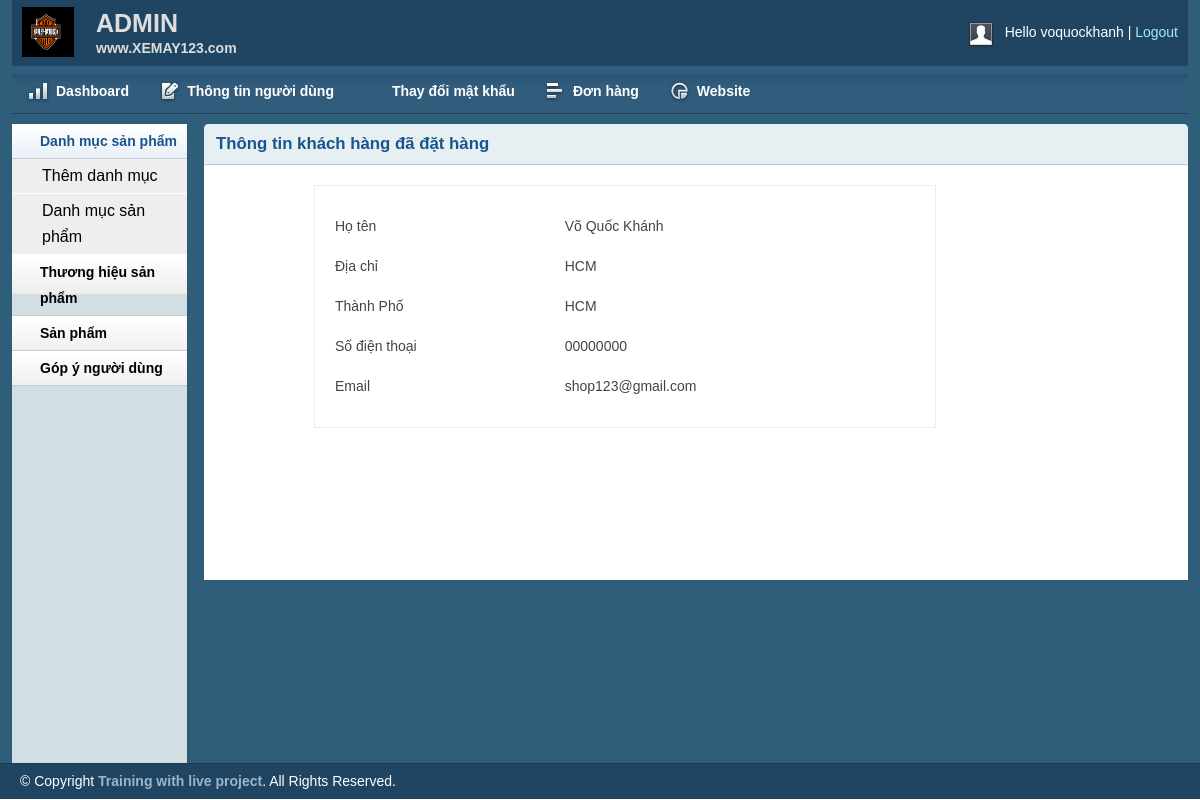
Screenshot of /admin/customer.php?customerid=2 (signed in) with the database file from the repository.
### tables this page shows
CREATE TABLE `tbl_customer` (
  `id` int(11) NOT NULL,
  `name` varchar(255) NOT NULL,
  `address` varchar(255) NOT NULL,
  `city` varchar(255) NOT NULL,
  `country` varchar(255) NOT NULL,
  `zipcode` varchar(255) NOT NULL,
  `phone` varchar(255) NOT NULL,
  `email` varchar(255) NOT NULL,
  `password` varchar(255) NOT NULL
);

### lib/database.php (called while the page is built, shortened)
<?php
class Database {
    public $host = DB_HOST;
    public $user = DB_USER;
    public $pass = DB_PASS;
    public $dbname = DB_NAME;
    public $link;
    private function connectDB() {
        $this->link = new mysqli($this->host, $this->user, $this->pass, $this->dbname);
        $this->link->set_charset("utf8");
    }
    public function select($query) {
        $result = $this->link->query($query) or die($this->link->error . __LINE__);
        if ($result->num_rows > 0) {
            return $result;
        } else {
            return false;
        }
    }
}
?>

### classes/customer.php (called while the page is built, shortened)
<?php
	$filepath = realpath(dirname(__FILE__));
	include_once ($filepath.'/../lib/database.php');
?>
<?php
	class customer
	{
		private $db;
		public function __construct()
		{
			$this->db = new Database();
		}
		public function show_customers($id)
		{
			$query = "SELECT * FROM tbl_customer WHERE id ='$id'";
			$resutl_show_customers = $this->db->select($query);
			return $resutl_show_customers;
		}
	}
 ?>

### admin/customer.php (the view, shortened to what this page needs)
<?php include 'inc/header.php';?>
<?php include 'inc/sidebar.php';?>
<?php
    $filepath = realpath(dirname(__FILE__));
    include_once ($filepath.'/../classes/customer.php');
 ?>
<?php
    $cs = new customer();
    if(!isset($_GET['customerid']) || $_GET['customerid'] == NULL){
        echo "<script> window.location = 'inbox.php' </script>";
    }else {
        $id = $_GET['customerid'];
    }
  ?>
<div class="grid_10">
            <div class="box round first grid">
                <h2>Thông tin khách hàng đã đặt hàng</h2>
               <div class="block copyblock">
                 <form action="catadd.php" method="post">
                    <table class="form">
                    <?php
                    $show_customer =$cs->show_customers($id);
                    if($show_customer)
                    {
                        while ($result =$show_customer->fetch_assoc()) {
                    ?>
                        <tr>
                            <td>Họ tên</td>
                            <td><?php echo $result['name']; ?></td>
                        </tr>
                        <tr>
                            <td>Địa chỉ</td>
                            <td><?php echo $result['address']; ?></td>
                        </tr>
                        <tr>
                            <td>Thành Phố</td>
                            <td><?php echo $result['city']; ?></td>
                        </tr>
                        <tr>
                            <td>Số điện thoại</td>
                            <td><?php echo $result['phone']; ?></td>
                        </tr>
                        <tr>
                            <td>Email</td>
                            <td><?php echo $result['email']; ?></td>
                        </tr>
                    <?php }
                }?>
                    </table>
                    </form>
                </div>
            </div>
        </div>
<?php
include 'inc/footer.php';
?>

### admin/css/text.css (style rules this page uses)
body { font: 13px/1.5 Tahoma, Helvetica, Arial, 'Liberation Sans', FreeSans, sans-serif; }
h2 { font-size: 23px; }
p, dl, hr, h1, h2, h3, h4, h5, h6, ol, ul, pre, table, address, fieldset { margin-bottom: 20px; }

### admin/css/grid.css (style rules this page uses)
.grid_1, .grid_2, .grid_3, .grid_4, .grid_5, .grid_6, .grid_7, .grid_8, .grid_9, .grid_10, .grid_11, .grid_12, .grid_13, .grid_14, .grid_15, .grid_16 { display: inline; float: left; margin-left: 1%; margin-right: 1%; }
.container_12 .grid_10 { width: 81.333%; }

### admin/css/layout.css (style rules this page uses)
body { background: #fff none repeat scroll 0 0; color: #444; font-size: 14px; padding: 0; }
h1, h2, h3, h4, h5, h6 { line-height:1.2em; margin-bottom:.3em; }
h2 { margin-top:1em; }
.box { background:#fff; margin-bottom:20px; padding:10px 10px 10px 10px; margin-left:-8px; }
.box.grid { padding-bottom:40px; }
.box.round { -moz-border-radius: 5px 5px 0px 0px; -webkit-border-radius: 5px 5px 0px 0px; border-radius: 5px 5px 0px 0px; }
.box h2 { font-size:1.2em; font-weight:bold; color:#1B548D; background:#E6F0F3; margin:-10px -10px 0 -10px; padding:10px 12px; border-bottom:1px solid #B3CBD6; -moz-border-radius: 5px 5px 0px 0px; -webkit-border-radius: 5px 5px 0px 0px; border-radius: 5px 5px 0px 0px; }
.box.first { min-height: 406px; }
.block { padding-top:20px; }
.copyblock { border: 1px solid #e6f0f3; line-height: 32px; margin-left: 100px; margin-top: 20px; padding-left: 20px; width: 600px; }
table.form { width:100%; }
table.form td { padding:4px 0px; }
.block { padding-bottom:1px; }

### rows the page displays
tbl_customer: name "Võ Quốc Khánh", address "HCM", city "HCM", phone "00000000", email "shop123@gmail.com"

### other values shown
Session:: get('adminName') "voquockhanh"
